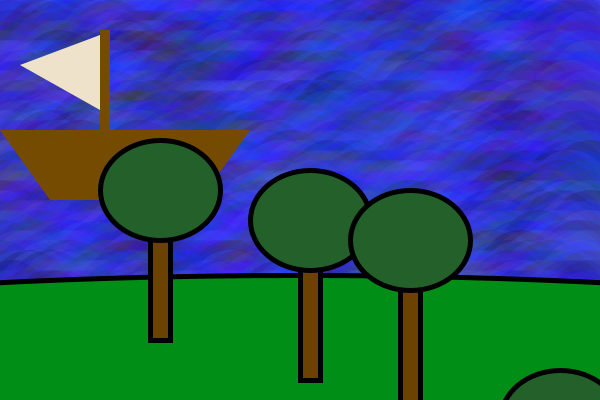
Frame 1 (no input)
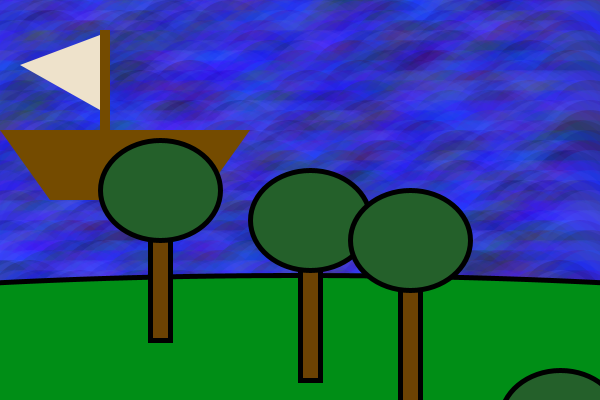
Frame 60 (the mouse pressed at the canvas centre just before this capture)
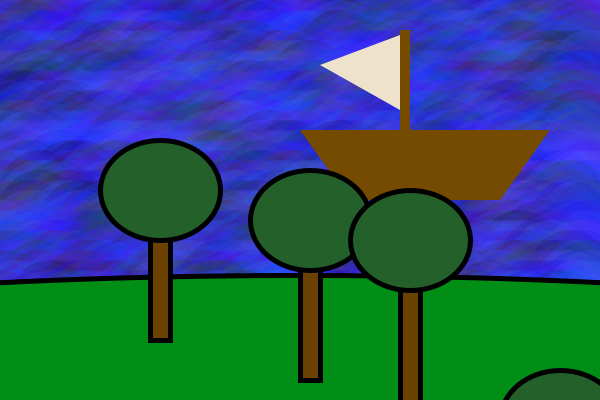
Frame 120 (the mouse held since frame 60 and released just before this capture)

The Processing sketch that drew these frames (run headless with seeded random() and noise(); from frame 60 on, the mouse is pressed at the canvas centre):

// Processing sketch: escalamasiva3
// ── escalamasiva3.pde
int blocksize;

void setup() {

  size(600, 400);

  blocksize = 10;

  noStroke();
}


void draw() {

  for (int y=0; y<height; y+=blocksize) {

    for (int x=0; x<width; x+=blocksize) {

      fill(random(0, 104), random(0, 108), random(533), 50);
      noStroke();
      ellipse(x, y, 80, 80);
    }
  }

  int specialX = mouseX - (mouseX % blocksize);

  int specialY = mouseY - (mouseY % blocksize);
  {
    strokeWeight(5);
    fill (116, 75, 0);
    quad(specialX+50, 200, specialX+200, 200, specialX+250, 130, specialX, 130);
    fill (238, 226, 203);
    triangle(specialX+20, 65, specialX+100, 110, specialX+100, 35);
    fill (116, 75, 0);
    rect(specialX+100, 30, 10, 100);
    stroke(0);
    fill(0, 142, 22);
    ellipse(300, 350, 1400, 150);
    fill(108, 66, 3);
    rect(150, 150, 20, 190);
    fill(36, 96, 42);
    ellipse(160, 190, 120, 100);
    fill(108, 66, 3);
    rect(300, 190, 20, 190);
    fill(36, 96, 42);
    ellipse(310, 220, 120, 100);
    fill(108, 66, 3);
    rect(400, 220, 20, 190);
    fill(36, 96, 42);
    ellipse(410, 240, 120, 100);
    fill(36, 96, 42);
    ellipse(560, 420, 120, 100);
  }
}
